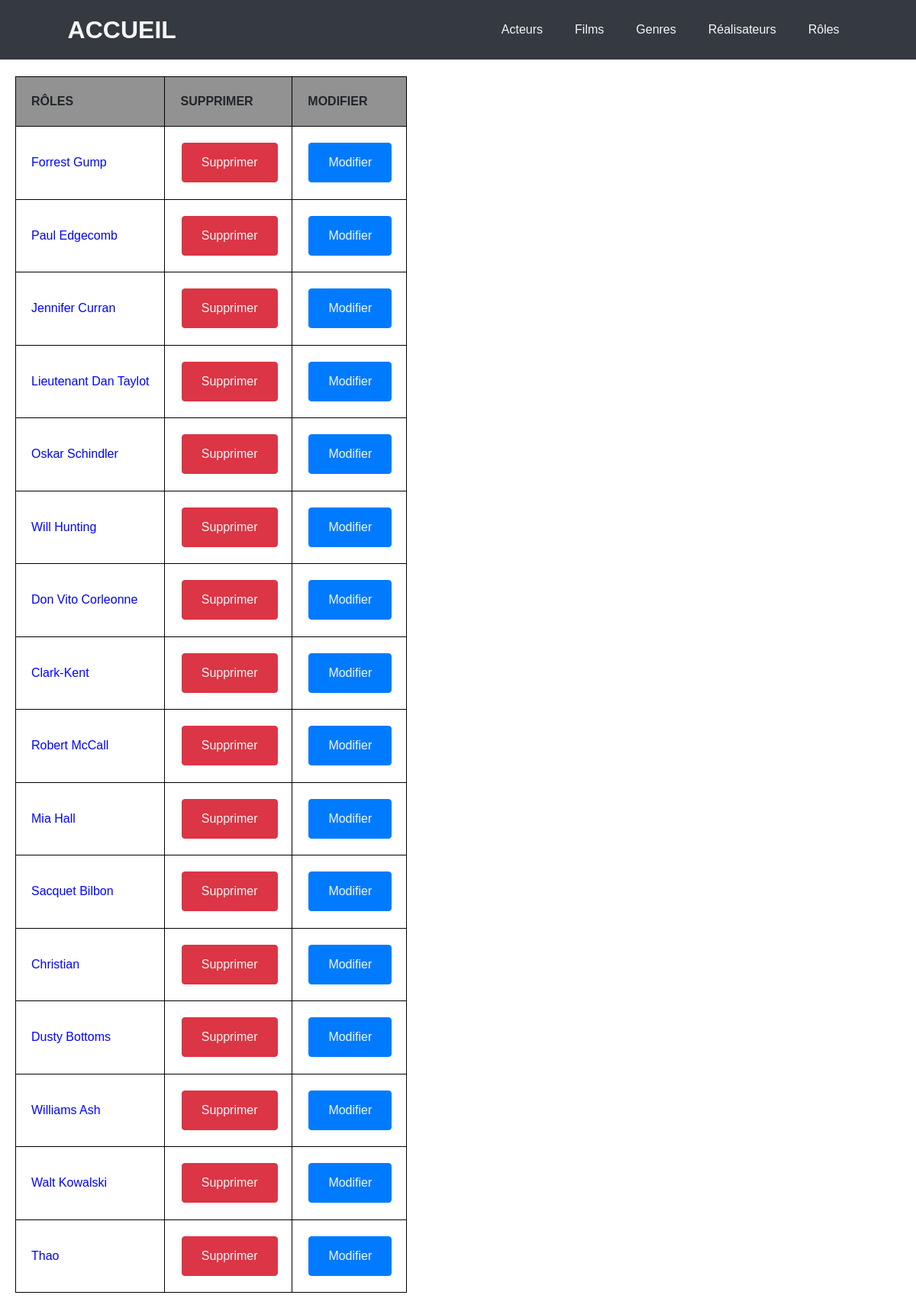
The page /index.php?action=listRole on the database its author committed.
### tables this page shows
CREATE TABLE IF NOT EXISTS `role` (
  `id_role` int(11) NOT NULL AUTO_INCREMENT,
  `nom_role` varchar(255) NOT NULL,
  PRIMARY KEY (`id_role`)
);

### controllers/RoleController.php (called while the page is built)
<?php
require_once "bdd/DAO.php";
class RoleController
{
    public function listRole()
    {
        $dao = new DAO;
        $sql = "SELECT * FROM role";
        $role = $dao->executerRequete($sql);
        require_once "views/listRole.php";
    }
}

### bdd/DAO.php (called while the page is built, shortened)
<?php
class DAO
{
    private $bdd;
    public function __construct()
    {
        $this->bdd = new PDO('mysql:host=localhost;dbname=exercice_cinema_vt_sandbox;charset=utf8', 'root', '');
    }
    public function executerRequete($sql, $params = NULL)
    {
        if ($params == NULL) {
            $resultat = $this->bdd->query($sql);
        } else {
            $resultat = $this->bdd->prepare($sql);
            $resultat->execute($params);
        }
        return $resultat;
    }
}

### views/listRole.php (the view, shortened to what this page needs)
<table>
    <thead>
        <tr>
            <td>Rôles</td>
            <td>Supprimer</td>
            <td>Modifier</td>
        </tr>
    </thead>
    <?php
    while ($data = $role->fetch()) {
    ?>
        <tr>
            <td><a class="nom" href="#"><?= $data['nom_role']; ?></a></td>
            <td><button type="button" class="btn btn-danger"><a class="btn" href="index.php?action=detailRoleDelete&id=<?= $data['id_role'] ?>">Supprimer</a></button></td>
            <td><button type="button" class="btn btn-primary"><a class="btn" href="#">Modifier</a></button></td>
        </tr>
    <?php
    }
    ?>
</table>
<?php
require "views/template.php";

### public/css/style.css (style rules this page uses)
* { box-sizing: border-box; font-family: sans-serif; }
body { margin: 0; }
a { text-decoration: none; }
table { margin: 20px; padding: 10px; border: 1px solid black; border-collapse: collapse; }
td { padding: 20px; border: 1px solid black; border-collapse: collapse; }
thead tr td { text-transform: uppercase; font-weight: bold; background-color: #929292; }
.nom { color: #0004ff; }
.btn { text-decoration: none; color: #f6f6f6; }
.btn-info, .btn-danger, .btn-primary { margin: 1%; }

### rows shown on the page
role: nom_role "Forrest Gump"
role: nom_role "Paul Edgecomb"
role: nom_role "Jennifer Curran"
role: nom_role "Lieutenant Dan Taylot"
role: nom_role "Oskar Schindler"
role: nom_role "Will Hunting"
role: nom_role "Don Vito Corleonne"
role: nom_role "Clark-Kent"
role: nom_role "Robert McCall"
role: nom_role "Mia Hall"
role: nom_role "Sacquet Bilbon"
role: nom_role "Christian"
role: nom_role "Dusty Bottoms"
role: nom_role "Williams Ash"
role: nom_role "Walt Kowalski"
role: nom_role "Thao"
